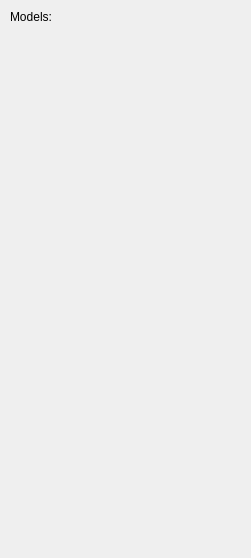
<?xml version="1.0" encoding="UTF-8"?>
<ui version="4.0">
 <class>SceneGroupList</class>
 <widget class="QWidget" name="SceneGroupList">
  <property name="geometry">
   <rect>
    <x>0</x>
    <y>0</y>
    <width>251</width>
    <height>558</height>
   </rect>
  </property>
  <property name="minimumSize">
   <size>
    <width>150</width>
    <height>0</height>
   </size>
  </property>
  <property name="windowTitle">
   <string>Scene Groups</string>
  </property>
  <widget class="QWidget" name="verticalLayoutWidget">
   <property name="geometry">
    <rect>
     <x>10</x>
     <y>10</y>
     <width>231</width>
     <height>541</height>
    </rect>
   </property>
   <layout class="QVBoxLayout" name="groupLayout">
    <property name="spacing">
     <number>0</number>
    </property>
    <property name="sizeConstraint">
     <enum>QLayout::SetDefaultConstraint</enum>
    </property>
    <item>
     <widget class="QLabel" name="label">
      <property name="text">
       <string>Models:</string>
      </property>
      <property name="alignment">
       <set>Qt::AlignLeading|Qt::AlignLeft|Qt::AlignTop</set>
      </property>
      <property name="indent">
       <number>-1</number>
      </property>
     </widget>
    </item>
   </layout>
  </widget>
 </widget>
 <resources/>
 <connections/>
</ui>
